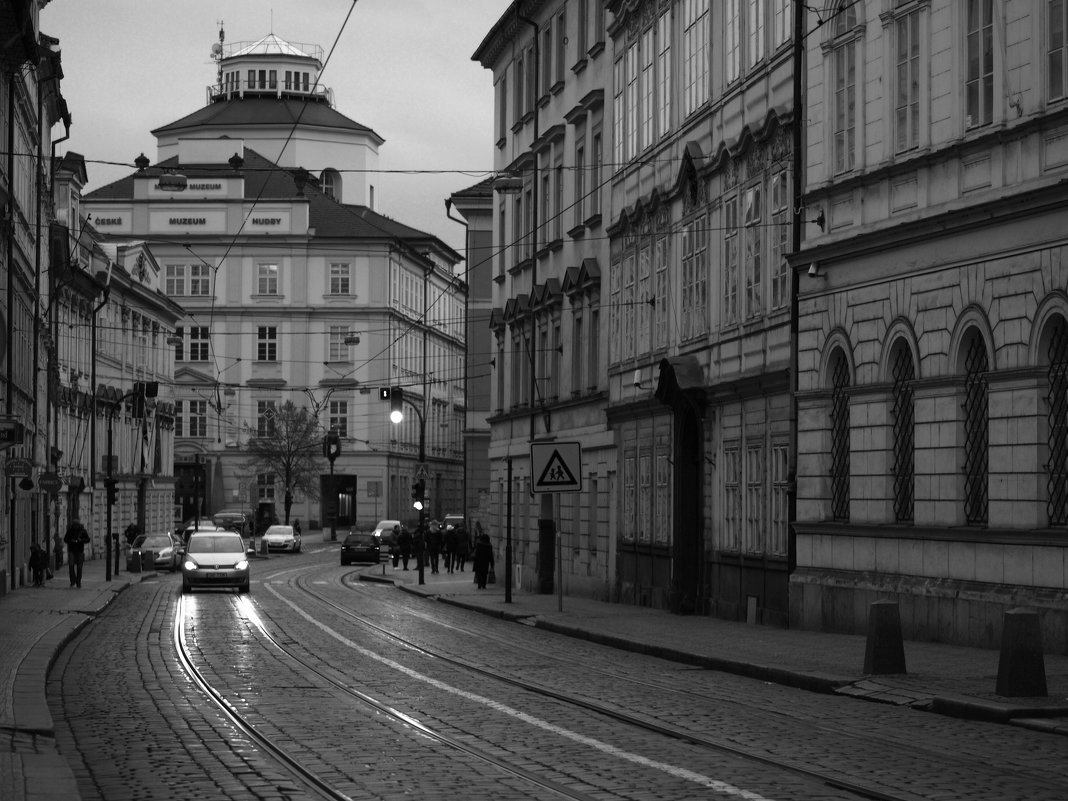
#> input picture LW_2/Task_08/Pictures/Img2_08_1.jpg, 1068 x 801 px, found by its file name
$ python test.py
#> lines starting #> are read from the running program, lines starting #| are printed output that depends on the picture
import cv2
import os
import numpy as np
from PIL import Image, ImageDraw

task = 1
SOURCE_PIC =r"C:\Users\Dmitry\Desktop\M8\Matlab\HomeWorkProjects\LW_2\Task_08\Pictures"

OUTPUT_PIC= os.path.join(SOURCE_PIC,f"task_{task}_OUT")

if not os.path.exists(OUTPUT_PIC):
    os.makedirs(OUTPUT_PIC)

pic = "Img2_08_1.jpg"

SOURCE_FILE = os.path.join(SOURCE_PIC,pic)

def make_noisy_image(OUTPUT_DIR:str,FILE:str,loc:float=0,scale:float=1):
    img = cv2.imread(FILE)

    # Получение ширины, высоты и количество каналов изображения
    h, w, _ = img.shape

    # Создание сетки из точек вокруг центра изображения
    x, y = np.meshgrid(np.linspace(-1, 1, w), np.linspace(-1, 1, h))

    # Вычисление расстояния каждой точки сетки от центра изображения
    radius = np.sqrt(x**2 + y**2)

    # Нормализация радиуса для создания градиента яркости
    radius = (radius - radius.min()) / (radius.max() - radius.min())
    np.random.normal()
    # Создание маски, которая определяет область имитации неравномерной засветки
    mask = np.random.normal(loc=0,scale=1,size=(h, w))
    mask[radius > 0.95] = 0

    # Накладывание маски на изображение и сохранение результата
    result = cv2.merge([img[:,:,0]*mask, img[:,:,1]*mask, img[:,:,2]*mask])
    cv2.imwrite(os.path.join(OUTPUT_DIR,f"NoiseImage(loc={loc}-scale={scale}).jpg"), result)

def make_dark_spot(OUTPUT_DIR:str,FILE:str):
    # Загрузка изображения
    name = os.path.split(FILE)[-1]


    im = Image.open(FILE)
#> im is the input picture: PIL image 1068x801 L; min 0, max 255, mean 78.9

    # получаем размер изображения
    width, height = im.size
#> width = 1068; height = 801

    # создаем новое изображение черного цвета
    mask = Image.new('L', (width, height), 0)
#> mask: PIL image 1068x801 L; every value is 0

    # создаем новый объект ImageDraw
    draw = ImageDraw.Draw(mask)

    # вычисляем центр изображения
    center_x, center_y = int(width/2), int(height/2)
#> center_x = 534; center_y = 400

    # вычисляем радиус круга
    radius = min(center_x, center_y)
#> radius = 400

    # рисуем круг на маске
    draw.ellipse((center_x - radius, center_y - radius, center_x + radius, center_y + radius), fill=255)
    rgb_im = im.convert('RGB')
    # получаем пиксели изображения и маски
    pixels = rgb_im.load()
    mask_pixels = mask.load()

   # проходимся по всем пикселям изображения
    for x in range(width):
        for y in range(height):
            # вычисляем расстояние до центра
            distance = ((x - center_x) ** 2 + (y - center_y) ** 2) ** 0.5

            # вычисляем яркость маски для данного расстояния
            alpha = int((distance / radius) * 255)

            # применяем яркость маски к пикселю
            r, g, b = rgb_im.getpixel((x, y))
            rgb_im.putpixel((x, y), (r, g, b, alpha))

    # сохраняем изображение с примененной неравномерной засветкой
    rgb_im.save(os.path.join(OUTPUT_DIR,f"WithDarkSpot_{name}"))

make_dark_spot(OUTPUT_DIR=OUTPUT_PIC,FILE=SOURCE_FILE)

def make_dark_spot(OUTPUT_DIR:str,FILE:str):
    # Загружаем изображение в оттенках серого
    name = os.path.split(FILE)[-1]
    img_gray = cv2.imread(FILE, cv2.IMREAD_GRAYSCALE)

    # Получаем размеры изображения
    height, width = img_gray.shape
#> height = 801; width = 1068

    # Вычисляем центр изображения
    center_x = int(width/2)
#> center_x = 534
    center_y = int(height/2)
#> center_y = 400

    # Создаем новое черное изображение
    result = np.zeros((height, width), np.uint8)

    # Проходимся по всем пикселям изображения
    for x in range(width):
        for y in range(height):
            # Вычисляем расстояние до центра
            distance = ((x - center_x) ** 2 + (y - center_y) ** 2) ** 0.5
            radius = ((height - center_x) ** 2 + (width - center_y) ** 2) ** 0.5
            # Нормализуем расстояние, получаем значение от 0 до 1
            norm_distance = distance / radius

            # Вычисляем яркость пикселя на основе обратно пропорционального значения нормализованного расстояния
            brightness = int(255 * (norm_distance)) if norm_distance !=0 else 1e-10

            # Применяем яркость к пикселю изображения
            result[y, x] = img_gray[y, x] * brightness // 255
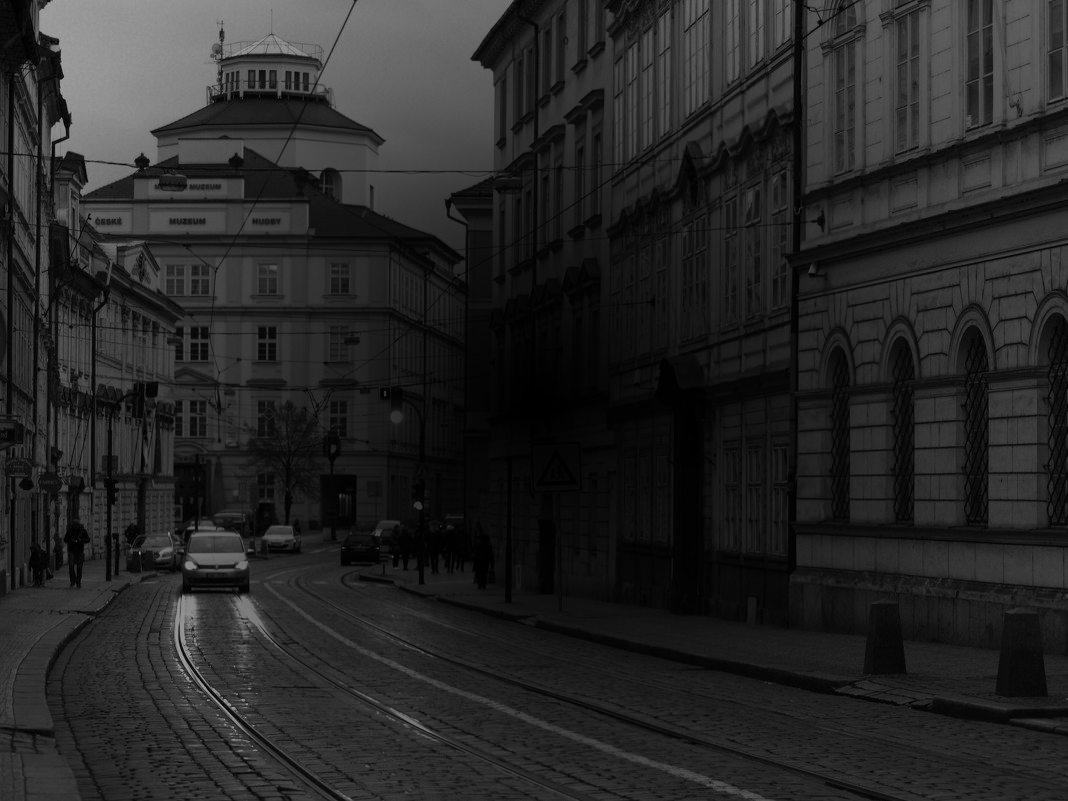
#> result: shape (801, 1068); min 0, max 167, mean 39

    # Показываем результат и сохраняем его
    cv2.imwrite(os.path.join(OUTPUT_DIR,f"WithDarkSpot_{name}"), result)
make_dark_spot(OUTPUT_DIR=OUTPUT_PIC,FILE=SOURCE_FILE)

$ run again, with LW_2/Task_08/Pictures/Img2_08_3.jpg copied over LW_2/Task_08/Pictures/Img2_08_1.jpg
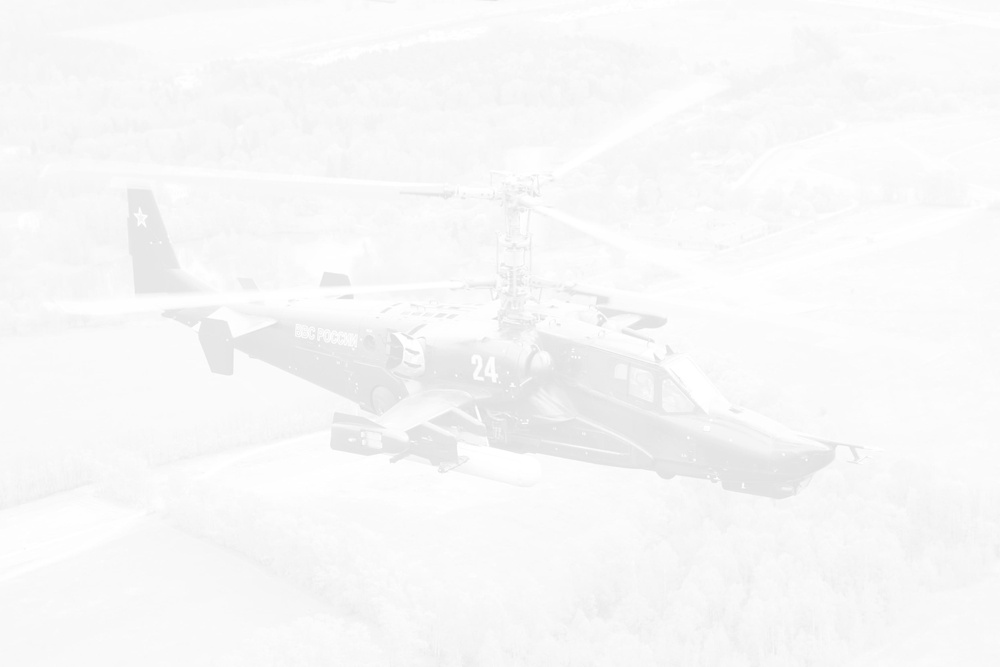
#> input picture LW_2/Task_08/Pictures/Img2_08_3.jpg, 1000 x 667 px, shrunk from 3504 x 2336 before the run, found by its file name
#> in make_dark_spot, im is the input picture: PIL image 1000x667 L; min 220, max 255, mean 247.7
#> mask: PIL image 1000x667 L; every value is 0
#> after the loop in make_dark_spot, `for x in range(width):`:
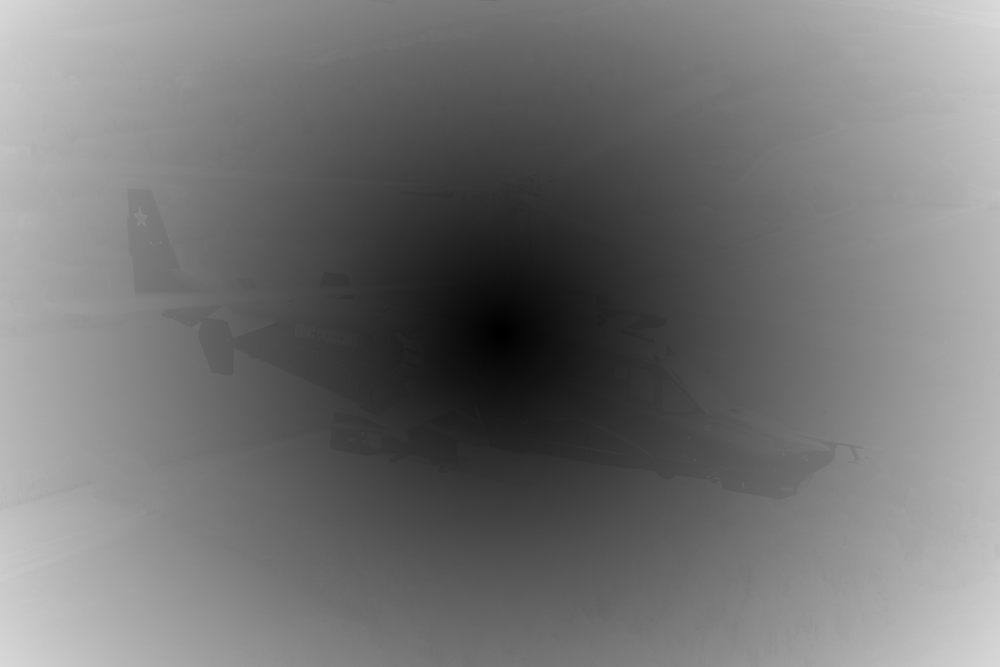
#> result: shape (667, 1000); min 0, max 218, mean 115.6
